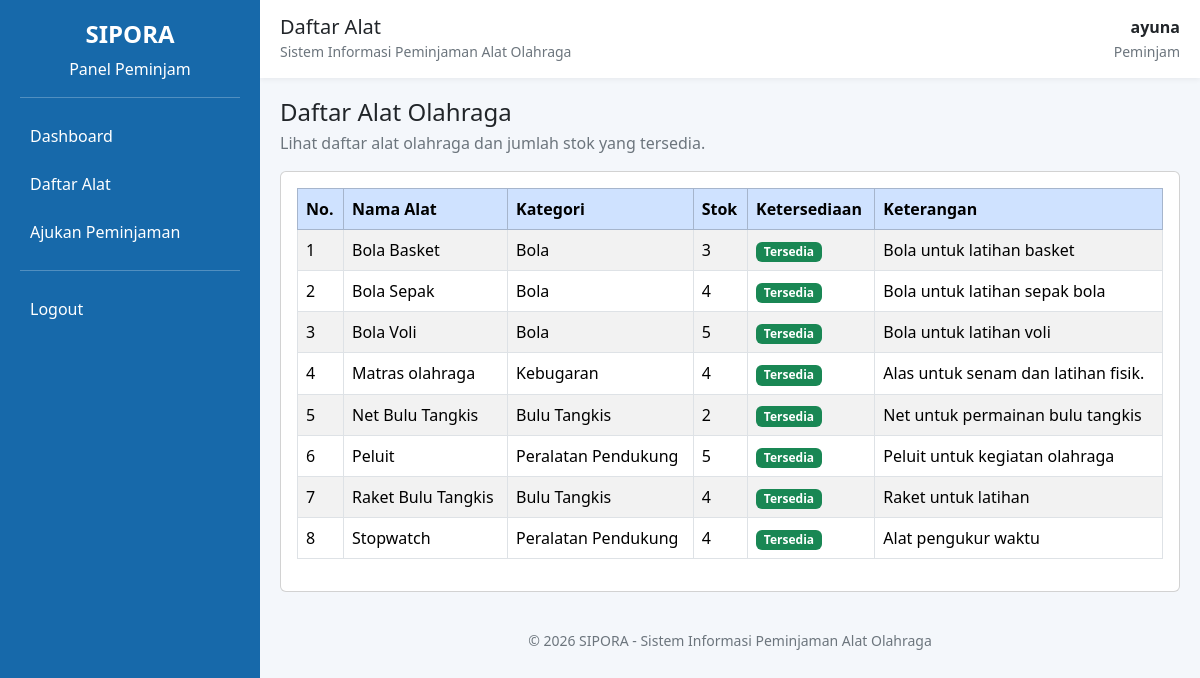
Screenshot of /peminjam/alat.php (signed in) with the database file from the repository.
### tables this page shows
CREATE TABLE `alat` (
  `id_alat` int(11) NOT NULL,
  `id_kategori` int(11) NOT NULL,
  `nama_alat` varchar(100) NOT NULL,
  `jumlah_stok` int(11) NOT NULL DEFAULT 0,
  `kondisi` enum('Baik','Rusak') NOT NULL DEFAULT 'Baik',
  `keterangan` text DEFAULT NULL,
  `created_at` timestamp NOT NULL DEFAULT current_timestamp()
);

CREATE TABLE `kategori` (
  `id_kategori` int(11) NOT NULL,
  `nama_kategori` varchar(100) NOT NULL,
  `keterangan` text DEFAULT NULL,
  `created_at` timestamp NOT NULL DEFAULT current_timestamp()
);

### peminjam/alat.php (the view, shortened to what this page needs)
<?php
include '../koneksi.php';
include 'header.php';
$data = mysqli_query($koneksi, "
    SELECT alat.*, kategori.nama_kategori
    FROM alat
    JOIN kategori ON alat.id_kategori = kategori.id_kategori
    ORDER BY alat.nama_alat ASC
");
?>
<div class="mb-3">
    <h4 class="mb-1">Daftar Alat Olahraga</h4>
    <p class="text-secondary mb-0">
        Lihat daftar alat olahraga dan jumlah stok yang tersedia.
    </p>
</div>
<div class="card">
    <div class="card-body">
        <div class="table-responsive">
            <table class="table table-bordered table-striped align-middle">
                <thead class="table-primary">
                    <tr>
                        <th>No.</th>
                        <th>Nama Alat</th>
                        <th>Kategori</th>
                        <th>Stok</th>
                        <th>Ketersediaan</th>
                        <th>Keterangan</th>
                    </tr>
                </thead>
                <tbody>
                    <?php if ($data && mysqli_num_rows($data) > 0): ?>
                        <?php $no = 1; ?>
                        <?php while ($d = mysqli_fetch_assoc($data)): ?>
                            <tr>
                                <td><?= $no++ ?></td>
                                <td>
                                    <?= htmlspecialchars($d['nama_alat']) ?>
                                </td>
                                <td>
                                    <?= htmlspecialchars($d['nama_kategori']) ?>
                                </td>
                                <td>
                                    <?= (int) $d['jumlah_stok'] ?>
                                </td>
                                <td>
                                    <?php if (
                                        $d['kondisi'] == 'Baik' &&
                                        (int) $d['jumlah_stok'] > 0
                                    ): ?>
                                        <span class="badge bg-success">
                                            Tersedia
                                        </span>
                                    <?php else: ?>
                                        <span class="badge bg-danger">
                                            Tidak Tersedia
                                        </span>
                                    <?php endif; ?>
                                </td>
                                <td>
                                    <?= htmlspecialchars(
                                        $d['keterangan'] ?? ''
                                    ) ?>
                                </td>
                            </tr>
                        <?php endwhile; ?>
                    <?php endif; ?>
                </tbody>
            </table>
        </div>
    </div>
</div>
<?php include 'footer.php'; ?>

### peminjam/header.php (style rules this page uses)
body { background-color: #f4f7fb; }

### rows the page displays
alat: nama_alat "Bola Basket", id_kategori.nama_kategori "Bola", jumlah_stok "3", kondisi "Tersedia", keterangan "Bola untuk latihan basket"
alat: nama_alat "Bola Sepak", id_kategori.nama_kategori "Bola", jumlah_stok "4", kondisi "Tersedia", keterangan "Bola untuk latihan sepak bola"
alat: nama_alat "Bola Voli", id_kategori.nama_kategori "Bola", jumlah_stok "5", kondisi "Tersedia", keterangan "Bola untuk latihan voli"
alat: nama_alat "Matras olahraga", id_kategori.nama_kategori "Kebugaran", jumlah_stok "4", kondisi "Tersedia", keterangan "Alas untuk senam dan latihan fisik."
alat: nama_alat "Net Bulu Tangkis", id_kategori.nama_kategori "Bulu Tangkis", jumlah_stok "2", kondisi "Tersedia", keterangan "Net untuk permainan bulu tangkis"
alat: nama_alat "Peluit", id_kategori.nama_kategori "Peralatan Pendukung", jumlah_stok "5", kondisi "Tersedia", keterangan "Peluit untuk kegiatan olahraga"
alat: nama_alat "Raket Bulu Tangkis", id_kategori.nama_kategori "Bulu Tangkis", jumlah_stok "4", kondisi "Tersedia", keterangan "Raket untuk latihan"
alat: nama_alat "Stopwatch", id_kategori.nama_kategori "Peralatan Pendukung", jumlah_stok "4", kondisi "Tersedia", keterangan "Alat pengukur waktu"

### other values shown
$judul "Daftar Alat"
$_SESSION['username'] "ayuna"
